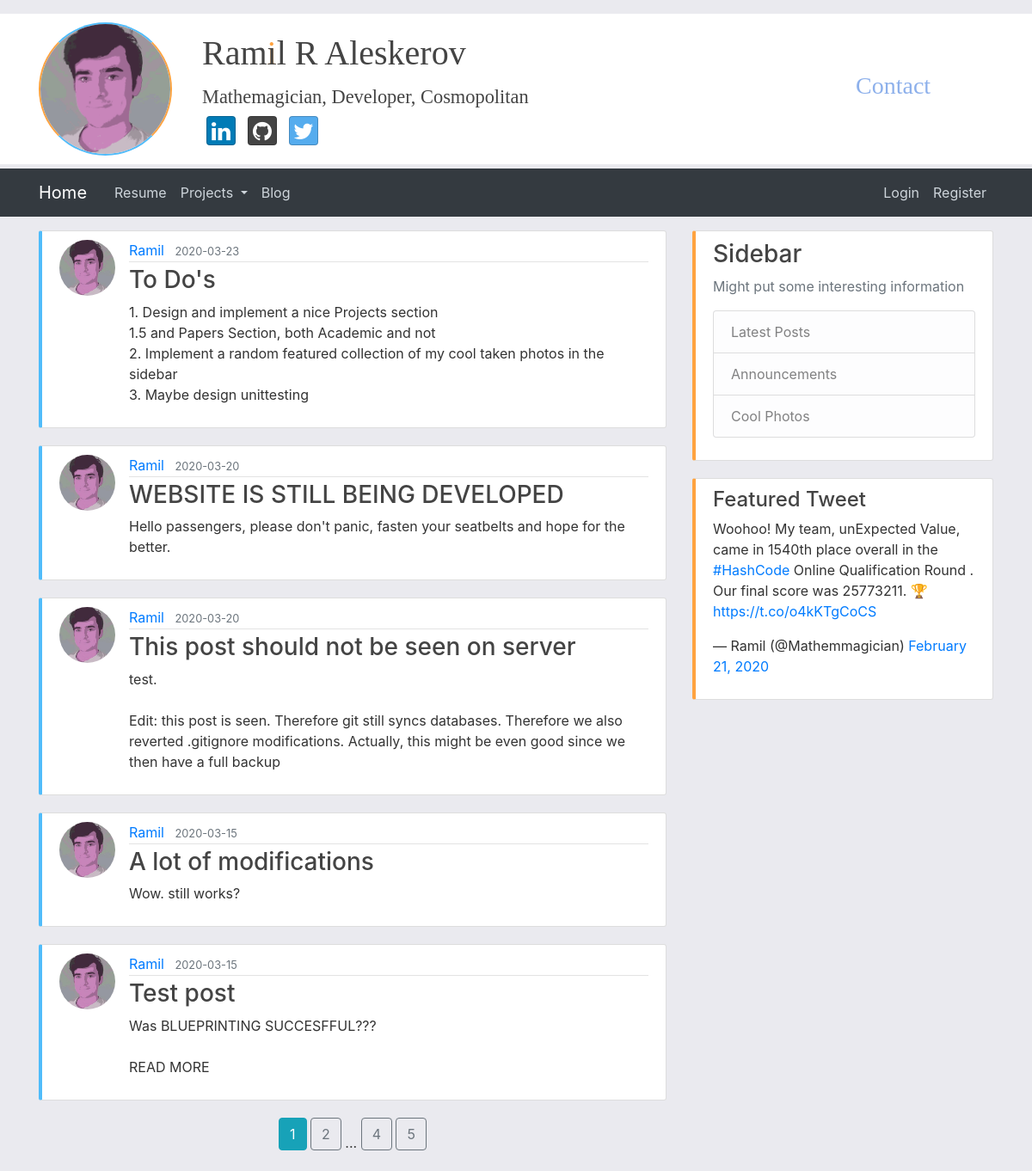
Page /blog on the committed database.
### flaskblog/models.py (models this page shows, shortened)
class Post(db.Model):
    id = db.Column(db.Integer, primary_key=True)
    title = db.Column(db.String(100), nullable=False)
    date_posted = db.Column(db.DateTime, nullable=False, default=datetime.utcnow)
    content = db.Column(db.Text, nullable=False)
    user_id = db.Column(db.Integer, db.ForeignKey('user.id'), nullable=False)

class User(db.Model, UserMixin):
    id = db.Column(db.Integer, primary_key=True)
    username = db.Column(db.String(20), unique=True, nullable=False)
    email = db.Column(db.String(120), unique=True, nullable=False)
    image_file = db.Column(db.String(20), nullable=False, default='default.jpg')
    password = db.Column(db.String(60), nullable=False)
    posts = db.relationship('Post', backref='author', lazy=True)

### flaskblog/main/routes.py (the view)
@main.route("/blog")
def blog():
    page = request.args.get('page', 1, type=int)
    posts = Post.query.order_by(Post.date_posted.desc()).paginate(page=page, per_page=5)
    return render_template('blog.html', posts=posts, sidebar=True)

### flaskblog/templates/blog.html
{% extends "layout.html" %}
{% block content %}
    {% for post in posts.items %}
        <article class="media content-section">
          <img class="rounded-circle article-img" src="{{ url_for('static', filename='profile_pics/' + post.author.image_file) }}">
          <div class="media-body">
            <div class="article-metadata">
              <a class="mr-2" href="{{ url_for('users.user_posts', username=post.author.username) }}">{{ post.author.username }}</a>
              <small class="text-muted">{{ post.date_posted.strftime('%Y-%m-%d') }}</small>
            </div>
            <h3><a class="article-title" href="{{ url_for('posts.post', post_id=post.id) }}">{{ post.title }}</a></h3>
            <p class="article-content">{{ post.content }}</p>
          </div>
        </article>
    {% endfor %}
    <div class="text-center">
    {% for page_num in posts.iter_pages(left_edge=2, right_edge=2, left_current=1, right_current=2) %}
      {% if page_num %}
        {% if posts.page == page_num %}
          <a class="btn btn-info mb-4" href="{{ url_for('main.blog', page=page_num) }}"> {{ page_num }} </a>
        {% else %}
          <a class="btn btn-outline-secondary mb-4" href="{{ url_for('main.blog', page=page_num) }}"> {{ page_num }} </a>
        {% endif %}
      {% else %}
        ...
      {% endif %}
    {% endfor %}
    </div>
{% endblock content %}

### flaskblog/static/main.css (style rules this page uses)
body { background: #eaeaef; color: #333333; margin-top: 1rem; }
h1, h2, h3, h4, h5, h6 { color: #444444; }
p { overflow-wrap:break-word; }
.content-section { background: #ffffff; padding: 10px 20px; border: 1px solid #dddddd; border-radius: 3px; margin-bottom: 20px; }
.site-main .content-section { border-left-color: #50bcfa; border-left-width: 4px; }
.article-title { color: #444444; }
.article-content { white-space: pre-line; word-wrap: break-word; }
.article-img { height: 65px; width: 65px; margin-right: 16px; }
.article-metadata { padding-bottom: 1px; margin-bottom: 4px; border-bottom: 1px solid #e3e3e3 }
:root { --jumbotron-padding-y: 3rem; }

### rows in the picture
Post: image_file (picture), author.username "Ramil", date_posted "2020-03-23", title "To Do's", content "1. Design and implement a nice Projects section 1.5 and Papers Section, both Academic and not 2. Implement a random featured collection of my cool taken photos in the sidebar 3. Maybe design unittesting"
Post: image_file (picture), author.username "Ramil", date_posted "2020-03-20", title "WEBSITE IS STILL BEING DEVELOPED", content "Hello passengers, please don't panic, fasten your seatbelts and hope for the better."
Post: image_file (picture), author.username "Ramil", date_posted "2020-03-20", title "This post should not be seen on server", content "test. Edit: this post is seen. Therefore git still syncs databases. Therefore we also reverted .gitignore modifications. Actually, this might be even good since we then have a full backup"
Post: image_file (picture), author.username "Ramil", date_posted "2020-03-15", title "A lot of modifications", content "Wow. still works?"
Post: image_file (picture), author.username "Ramil", date_posted "2020-03-15", title "Test post", content "Was BLUEPRINTING SUCCESFFUL??? READ MORE"

### other values in the picture
{{ page_num }} "1"
{{ page_num }} "2" "4" "5"
